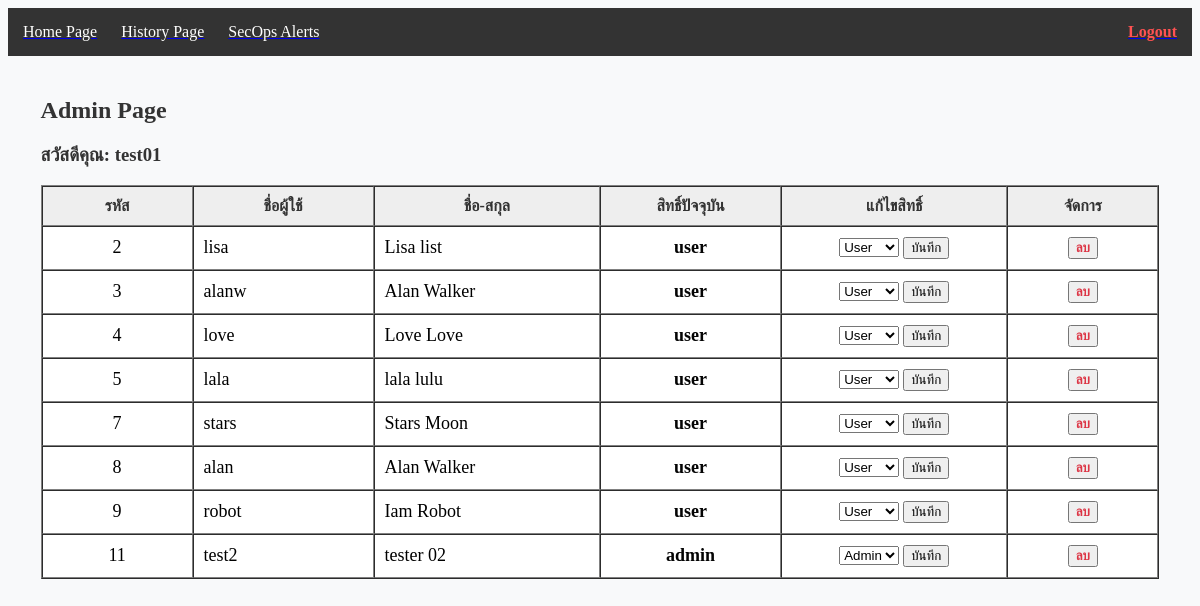
Page /admin.php (signed in) on the earlier database version.
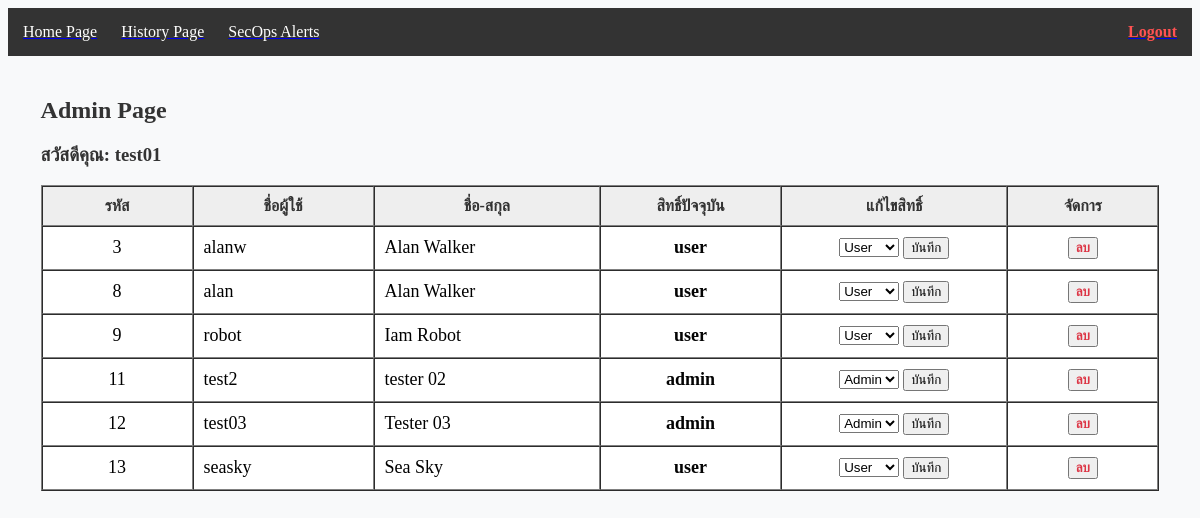
Same page on the later database version.
### tables this page shows
CREATE TABLE `user` (
  `user_id` int(11) NOT NULL,
  `username` varchar(20) NOT NULL,
  `password` varchar(500) NOT NULL,
  `m_level` varchar(20) NOT NULL COMMENT 'admin,user',
  `name` varchar(50) NOT NULL,
  `time` timestamp NOT NULL DEFAULT current_timestamp() ON UPDATE current_timestamp()
);

### admin.php (the view, shortened to what this page needs)
<?php
require_once 'db_connect.php';
$current_logged_in_user = $_SESSION['user_id'];
$current_username = $_SESSION['username'] ?? 'Admin';
$sql_users = "SELECT user_id, username, name, m_level FROM user WHERE user_id != ?";
$stmt_users = $conn->prepare($sql_users);
$stmt_users->bind_param("i", $current_logged_in_user);
$stmt_users->execute();
$result = $stmt_users->get_result();
$users = $result->fetch_all(MYSQLI_ASSOC);
$roles_options = ['admin', 'user'];
?>
<!DOCTYPE html>
<html lang="th">
<head>
</head>
<body bgcolor="#f8f9fa">
    <table border="0" width="100%" bgcolor="#333333" cellpadding="15" cellspacing="0">
    <tr>
        <td align="left" width="33%">
            <a href="index.php"><font color="#ffffff">Home Page</font></a> &nbsp;&nbsp;&nbsp;&nbsp;
            <a href="view_logs.php"><font color="#ffffff">History Page</font></a> &nbsp;&nbsp;&nbsp;&nbsp;
            <a href="secops_alerts.php"><font color="#ffffff">SecOps Alerts</font></a>
        </td>
        <td align="right" width="33%">
            <a href="logout.php" onclick="return confirm('คุณต้องการออกจากระบบใช่หรือไม่?')">
                <b><font color="#ff5252">Logout</font></b>
            </a>
        </td>
    </tr>
    </table>
    <br>
    <table border="0" width="95%" align="center">
        <tr>
            <td>
                <h2><font color="#333333">Admin Page</font></h2>
                <h3><p><font color="#333333">สวัสดีคุณ: <b><?= htmlspecialchars($current_username) ?></b></font></p></h3>
                <table border="1" cellpadding="10" cellspacing="0" width="100%" bgcolor="#ffffff">
                    <tr bgcolor="#eeeeee">
                        <th width="10%"><font color="#333333">รหัส</font></th>
                        <th width="12%"><font color="#333333">ชื่อผู้ใช้</font></th>
                        <th width="15%"><font color="#333333">ชื่อ-สกุล</font></th>
                        <th width="12%"><font color="#333333">สิทธิ์ปัจจุบัน</font></th>
                        <th width="15%"><font color="#333333">แก้ไขสิทธิ์</font></th>
                        <th width="10%"><font color="#333333">จัดการ</font></th> </tr>
                    <?php foreach ($users as $u): ?>
                    <tr>
                        <td align="center"><font size="4"><?= $u['user_id'] ?></font></td>
                        <td><font size="4"><?= htmlspecialchars($u['username']) ?></font></td>
                        <td><font size="4"><?= htmlspecialchars($u['name']) ?></font></td>
                        <td align="center"><b><font size="4" color="#040404"><?= htmlspecialchars($u['m_level']) ?></font></b></td>
                        <td align="center">
                            <form method="POST">
                                <select name="m_level">
                                    <?php foreach ($roles_options as $role): ?>
                                        <option value="<?= $role ?>" <?= ($u['m_level'] == $role) ? 'selected' : '' ?>>
                                            <?= ucfirst($role) ?>
                                        </option>
                                    <?php endforeach; ?>
                                </select>
                                <button type="submit" name="update_role">บันทึก</button>
                            </form>
                        </td>
                        <td align="center">
                            <form method="POST" onsubmit="return confirm('คุณแน่ใจหรือไม่ว่าต้องการลบผู้ใช้งาน <?= htmlspecialchars($u['username']) ?> ?\nข้อมูลที่ถูกลบจะไม่สามารถกู้คืนได้!');">
                                <button type="submit" name="delete_user"><font color="#dc3545"><b>ลบ</b></font></button>
                            </form>
                        </td>
                    </tr>
                    <?php endforeach; ?>
                </table>
            </td>
        </tr>
    </table>
</body>
</html>

Differences in the rows shown:
removed user: user_id "2", username "lisa", name "Lisa list", m_level "user", m_level "User"
removed user: user_id "4", username "love", name "Love Love", m_level "user", m_level "User"
removed user: user_id "5", username "lala", name "lala lulu", m_level "user", m_level "User"
removed user: user_id "7", username "stars", name "Stars Moon", m_level "user", m_level "User"
added user: user_id "12", username "test03", name "Tester 03", m_level "admin", m_level "Admin"
added user: user_id "13", username "seasky", name "Sea Sky", m_level "user", m_level "User"
